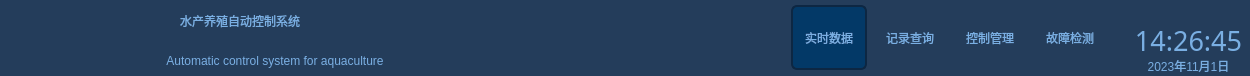
<?xml version="1.0" encoding="UTF-8"?>
<ui version="4.0">
 <class>Menu</class>
 <widget class="QWidget" name="Menu">
  <property name="geometry">
   <rect>
    <x>0</x>
    <y>0</y>
    <width>1250</width>
    <height>76</height>
   </rect>
  </property>
  <property name="minimumSize">
   <size>
    <width>1250</width>
    <height>0</height>
   </size>
  </property>
  <property name="maximumSize">
   <size>
    <width>16777215</width>
    <height>76</height>
   </size>
  </property>
  <property name="windowTitle">
   <string>Form</string>
  </property>
  <property name="styleSheet">
   <string notr="true">/*.QWidget {  
border-top-left-radius:15px;
border-top-right-radius:15px;
}*/
#widget_top
{
background-color: rgb(36, 61, 91);

}
#widget_top_logo
{
color: rgb(122, 175, 227);
border-image: url(:/ptr/logo.png);
}
#widget_top_title
{
font: 18pt &quot;楷体&quot;;
}
#widget_top_title_English
{
font: 11pt &quot;楷体&quot;;
}
#widget_top_time
{
font: 20pt &quot;Digital-7 Mono&quot;;
}
#widget_top_year
{
font: 9pt &quot;楷体&quot;;
}
</string>
  </property>
  <layout class="QHBoxLayout" name="horizontalLayout">
   <property name="spacing">
    <number>0</number>
   </property>
   <property name="leftMargin">
    <number>0</number>
   </property>
   <property name="topMargin">
    <number>0</number>
   </property>
   <property name="rightMargin">
    <number>0</number>
   </property>
   <property name="bottomMargin">
    <number>0</number>
   </property>
   <item>
    <widget class="QWidget" name="widget_top" native="true">
     <property name="minimumSize">
      <size>
       <width>0</width>
       <height>0</height>
      </size>
     </property>
     <property name="maximumSize">
      <size>
       <width>16777215</width>
       <height>79</height>
      </size>
     </property>
     <property name="styleSheet">
      <string notr="true">QLabel
{
color: rgb(122, 175, 227);
}</string>
     </property>
     <layout class="QHBoxLayout" name="horizontalLayout_4">
      <property name="spacing">
       <number>0</number>
      </property>
      <property name="leftMargin">
       <number>0</number>
      </property>
      <property name="topMargin">
       <number>0</number>
      </property>
      <property name="rightMargin">
       <number>0</number>
      </property>
      <property name="bottomMargin">
       <number>0</number>
      </property>
      <item>
       <layout class="QHBoxLayout" name="horizontalLayout_widget_top">
        <property name="spacing">
         <number>15</number>
        </property>
        <property name="leftMargin">
         <number>15</number>
        </property>
        <item>
         <widget class="QLabel" name="widget_top_logo">
          <property name="minimumSize">
           <size>
            <width>60</width>
            <height>60</height>
           </size>
          </property>
          <property name="maximumSize">
           <size>
            <width>60</width>
            <height>60</height>
           </size>
          </property>
          <property name="text">
           <string/>
          </property>
          <property name="alignment">
           <set>Qt::AlignCenter</set>
          </property>
         </widget>
        </item>
        <item>
         <layout class="QVBoxLayout" name="verticalLayout_Title">
          <property name="spacing">
           <number>12</number>
          </property>
          <item>
           <widget class="QLabel" name="widget_top_title">
            <property name="minimumSize">
             <size>
              <width>300</width>
              <height>27</height>
             </size>
            </property>
            <property name="maximumSize">
             <size>
              <width>300</width>
              <height>27</height>
             </size>
            </property>
            <property name="text">
             <string>水产养殖自动控制系统</string>
            </property>
            <property name="alignment">
             <set>Qt::AlignCenter</set>
            </property>
           </widget>
          </item>
          <item>
           <widget class="QLabel" name="widget_top_title_English">
            <property name="minimumSize">
             <size>
              <width>370</width>
              <height>16</height>
             </size>
            </property>
            <property name="maximumSize">
             <size>
              <width>370</width>
              <height>16</height>
             </size>
            </property>
            <property name="text">
             <string>Automatic control system for aquaculture</string>
            </property>
            <property name="alignment">
             <set>Qt::AlignCenter</set>
            </property>
           </widget>
          </item>
         </layout>
        </item>
        <item>
         <spacer name="TH_widget">
          <property name="orientation">
           <enum>Qt::Horizontal</enum>
          </property>
          <property name="sizeHint" stdset="0">
           <size>
            <width>400</width>
            <height>20</height>
           </size>
          </property>
         </spacer>
        </item>
        <item>
         <widget class="QWidget" name="widget_top_function" native="true">
          <property name="minimumSize">
           <size>
            <width>350</width>
            <height>0</height>
           </size>
          </property>
          <property name="font">
           <font>
            <weight>50</weight>
            <bold>false</bold>
           </font>
          </property>
          <property name="styleSheet">
           <string notr="true">QToolButton
{
color: rgb(122, 175, 227);
font: 10pt &quot;楷体&quot;;
border-radius:6px;
}
QToolButton:hover
{
background-color: rgb(19, 48, 80);
background-color: rgb(3, 57, 103);
font: 10pt &quot;楷体&quot;;
border-radius:6px;
border:2px solid rgb(13,39,67);
}</string>
          </property>
          <widget class="QToolButton" name="btn_Real_time">
           <property name="geometry">
            <rect>
             <x>29</x>
             <y>5</y>
             <width>76</width>
             <height>65</height>
            </rect>
           </property>
           <property name="styleSheet">
            <string notr="true">QToolButton
{
background-color: rgb(19, 48, 80);
background-color: rgb(3, 57, 103);
font: 10pt &quot;楷体&quot;;
border-radius:6px;
border:2px solid rgb(13,39,67);
}</string>
           </property>
           <property name="text">
            <string>实时数据</string>
           </property>
           <property name="icon">
            <iconset resource="res.qrc">
             <normaloff>:/ptr/Real_time.png</normaloff>:/ptr/Real_time.png</iconset>
           </property>
           <property name="iconSize">
            <size>
             <width>35</width>
             <height>35</height>
            </size>
           </property>
           <property name="checkable">
            <bool>false</bool>
           </property>
           <property name="checked">
            <bool>false</bool>
           </property>
           <property name="autoRepeat">
            <bool>false</bool>
           </property>
           <property name="autoExclusive">
            <bool>false</bool>
           </property>
           <property name="popupMode">
            <enum>QToolButton::DelayedPopup</enum>
           </property>
           <property name="toolButtonStyle">
            <enum>Qt::ToolButtonTextUnderIcon</enum>
           </property>
           <property name="autoRaise">
            <bool>false</bool>
           </property>
           <property name="arrowType">
            <enum>Qt::NoArrow</enum>
           </property>
          </widget>
          <widget class="QToolButton" name="btn_Record_query">
           <property name="geometry">
            <rect>
             <x>110</x>
             <y>5</y>
             <width>76</width>
             <height>65</height>
            </rect>
           </property>
           <property name="text">
            <string>记录查询</string>
           </property>
           <property name="icon">
            <iconset resource="res.qrc">
             <normaloff>:/ptr/Record_query.png</normaloff>:/ptr/Record_query.png</iconset>
           </property>
           <property name="iconSize">
            <size>
             <width>35</width>
             <height>35</height>
            </size>
           </property>
           <property name="checkable">
            <bool>false</bool>
           </property>
           <property name="autoRepeat">
            <bool>false</bool>
           </property>
           <property name="autoExclusive">
            <bool>false</bool>
           </property>
           <property name="popupMode">
            <enum>QToolButton::DelayedPopup</enum>
           </property>
           <property name="toolButtonStyle">
            <enum>Qt::ToolButtonTextUnderIcon</enum>
           </property>
           <property name="autoRaise">
            <bool>false</bool>
           </property>
           <property name="arrowType">
            <enum>Qt::NoArrow</enum>
           </property>
          </widget>
          <widget class="QToolButton" name="btn_Control">
           <property name="geometry">
            <rect>
             <x>190</x>
             <y>5</y>
             <width>76</width>
             <height>65</height>
            </rect>
           </property>
           <property name="text">
            <string>控制管理</string>
           </property>
           <property name="icon">
            <iconset resource="res.qrc">
             <normaloff>:/ptr/control.png</normaloff>:/ptr/control.png</iconset>
           </property>
           <property name="iconSize">
            <size>
             <width>35</width>
             <height>35</height>
            </size>
           </property>
           <property name="checkable">
            <bool>false</bool>
           </property>
           <property name="autoRepeat">
            <bool>false</bool>
           </property>
           <property name="autoExclusive">
            <bool>false</bool>
           </property>
           <property name="popupMode">
            <enum>QToolButton::DelayedPopup</enum>
           </property>
           <property name="toolButtonStyle">
            <enum>Qt::ToolButtonTextUnderIcon</enum>
           </property>
           <property name="autoRaise">
            <bool>false</bool>
           </property>
           <property name="arrowType">
            <enum>Qt::NoArrow</enum>
           </property>
          </widget>
          <widget class="QToolButton" name="btn_Fault_detect">
           <property name="geometry">
            <rect>
             <x>270</x>
             <y>5</y>
             <width>76</width>
             <height>65</height>
            </rect>
           </property>
           <property name="text">
            <string>故障检测</string>
           </property>
           <property name="icon">
            <iconset resource="res.qrc">
             <normaloff>:/ptr/Fault_detect.png</normaloff>:/ptr/Fault_detect.png</iconset>
           </property>
           <property name="iconSize">
            <size>
             <width>35</width>
             <height>35</height>
            </size>
           </property>
           <property name="checkable">
            <bool>false</bool>
           </property>
           <property name="autoRepeat">
            <bool>false</bool>
           </property>
           <property name="autoExclusive">
            <bool>false</bool>
           </property>
           <property name="popupMode">
            <enum>QToolButton::DelayedPopup</enum>
           </property>
           <property name="toolButtonStyle">
            <enum>Qt::ToolButtonTextUnderIcon</enum>
           </property>
           <property name="autoRaise">
            <bool>false</bool>
           </property>
           <property name="arrowType">
            <enum>Qt::NoArrow</enum>
           </property>
          </widget>
         </widget>
        </item>
        <item>
         <widget class="QWidget" name="widget_top_right" native="true">
          <property name="maximumSize">
           <size>
            <width>123</width>
            <height>79</height>
           </size>
          </property>
          <layout class="QVBoxLayout" name="verticalLayout_2">
           <property name="spacing">
            <number>5</number>
           </property>
           <property name="leftMargin">
            <number>0</number>
           </property>
           <property name="topMargin">
            <number>0</number>
           </property>
           <property name="rightMargin">
            <number>0</number>
           </property>
           <property name="bottomMargin">
            <number>0</number>
           </property>
           <item>
            <widget class="QWidget" name="widget_top_Menu_widget" native="true">
             <property name="minimumSize">
              <size>
               <width>90</width>
               <height>23</height>
              </size>
             </property>
             <property name="maximumSize">
              <size>
               <width>123</width>
               <height>23</height>
              </size>
             </property>
             <property name="styleSheet">
              <string notr="true">QPushButton
{
border-radius:3px;
}
QPushButton:hover
{
background-color: rgb(215, 215, 215);
border-radius:3px;
}</string>
             </property>
             <layout class="QHBoxLayout" name="horizontalLayout_2">
              <property name="spacing">
               <number>1</number>
              </property>
              <property name="leftMargin">
               <number>0</number>
              </property>
              <property name="topMargin">
               <number>0</number>
              </property>
              <property name="rightMargin">
               <number>0</number>
              </property>
              <property name="bottomMargin">
               <number>0</number>
              </property>
              <item>
               <spacer name="TH_Min">
                <property name="orientation">
                 <enum>Qt::Horizontal</enum>
                </property>
                <property name="sizeHint" stdset="0">
                 <size>
                  <width>20</width>
                  <height>20</height>
                 </size>
                </property>
               </spacer>
              </item>
              <item>
               <widget class="QPushButton" name="widget_top_btn_Min">
                <property name="minimumSize">
                 <size>
                  <width>22</width>
                  <height>22</height>
                 </size>
                </property>
                <property name="maximumSize">
                 <size>
                  <width>22</width>
                  <height>22</height>
                 </size>
                </property>
                <property name="text">
                 <string/>
                </property>
                <property name="icon">
                 <iconset resource="res.qrc">
                  <normaloff>:/ptr/Min1.png</normaloff>:/ptr/Min1.png</iconset>
                </property>
                <property name="iconSize">
                 <size>
                  <width>14</width>
                  <height>14</height>
                 </size>
                </property>
               </widget>
              </item>
              <item>
               <spacer name="TH_Max">
                <property name="orientation">
                 <enum>Qt::Horizontal</enum>
                </property>
                <property name="sizeHint" stdset="0">
                 <size>
                  <width>20</width>
                  <height>20</height>
                 </size>
                </property>
               </spacer>
              </item>
              <item>
               <widget class="QPushButton" name="widget_top_btn_Max">
                <property name="minimumSize">
                 <size>
                  <width>22</width>
                  <height>22</height>
                 </size>
                </property>
                <property name="maximumSize">
                 <size>
                  <width>22</width>
                  <height>22</height>
                 </size>
                </property>
                <property name="text">
                 <string/>
                </property>
                <property name="icon">
                 <iconset resource="res.qrc">
                  <normaloff>:/ptr/Max1.png</normaloff>:/ptr/Max1.png</iconset>
                </property>
                <property name="iconSize">
                 <size>
                  <width>14</width>
                  <height>14</height>
                 </size>
                </property>
                <property name="checkable">
                 <bool>true</bool>
                </property>
               </widget>
              </item>
              <item>
               <spacer name="TH_Close">
                <property name="orientation">
                 <enum>Qt::Horizontal</enum>
                </property>
                <property name="sizeHint" stdset="0">
                 <size>
                  <width>20</width>
                  <height>20</height>
                 </size>
                </property>
               </spacer>
              </item>
              <item>
               <widget class="QPushButton" name="widget_top_btn_Close">
                <property name="minimumSize">
                 <size>
                  <width>22</width>
                  <height>22</height>
                 </size>
                </property>
                <property name="maximumSize">
                 <size>
                  <width>22</width>
                  <height>22</height>
                 </size>
                </property>
                <property name="text">
                 <string/>
                </property>
                <property name="icon">
                 <iconset resource="res.qrc">
                  <normaloff>:/ptr/Close1.png</normaloff>:/ptr/Close1.png</iconset>
                </property>
                <property name="iconSize">
                 <size>
                  <width>14</width>
                  <height>14</height>
                 </size>
                </property>
               </widget>
              </item>
              <item>
               <spacer name="TH_Close_2">
                <property name="orientation">
                 <enum>Qt::Horizontal</enum>
                </property>
                <property name="sizeHint" stdset="0">
                 <size>
                  <width>20</width>
                  <height>20</height>
                 </size>
                </property>
               </spacer>
              </item>
             </layout>
            </widget>
           </item>
           <item>
            <widget class="QLabel" name="widget_top_time">
             <property name="minimumSize">
              <size>
               <width>123</width>
               <height>24</height>
              </size>
             </property>
             <property name="maximumSize">
              <size>
               <width>123</width>
               <height>24</height>
              </size>
             </property>
             <property name="font">
              <font>
               <family>Digital-7 Mono</family>
               <pointsize>20</pointsize>
               <weight>50</weight>
               <italic>false</italic>
               <bold>false</bold>
              </font>
             </property>
             <property name="text">
              <string>14:26:45</string>
             </property>
             <property name="scaledContents">
              <bool>false</bool>
             </property>
             <property name="alignment">
              <set>Qt::AlignCenter</set>
             </property>
            </widget>
           </item>
           <item>
            <widget class="QLabel" name="widget_top_year">
             <property name="minimumSize">
              <size>
               <width>110</width>
               <height>17</height>
              </size>
             </property>
             <property name="maximumSize">
              <size>
               <width>16777215</width>
               <height>17</height>
              </size>
             </property>
             <property name="text">
              <string>2023年11月1日</string>
             </property>
             <property name="alignment">
              <set>Qt::AlignCenter</set>
             </property>
            </widget>
           </item>
          </layout>
         </widget>
        </item>
       </layout>
      </item>
     </layout>
    </widget>
   </item>
  </layout>
 </widget>
 <resources>
  <include location="res.qrc"/>
 </resources>
 <connections/>
</ui>
